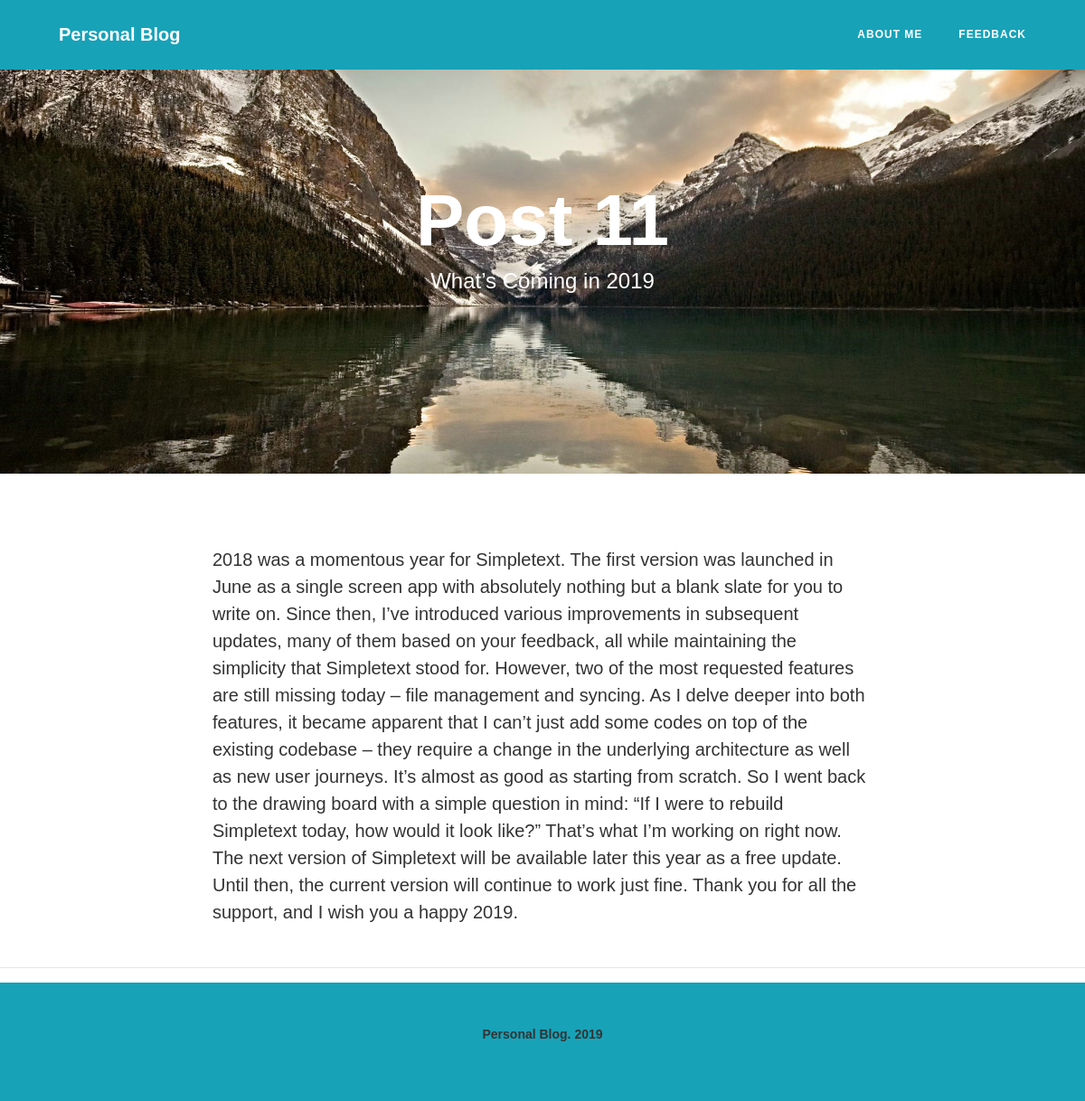
/post/11, run on the app's committed database.
### tables this page shows
CREATE TABLE `posts` (
  `id` int(11) NOT NULL,
  `name` text NOT NULL,
  `description` text NOT NULL,
  `text` text NOT NULL
);

### app/controllers/Main.php (called while the page is built, shortened)
<?php
class Main extends Controller
{
	public function postAction()
    {
		$adminModel = new Admin;
		$vars = [
			'data' => $adminModel->postData($this->route['id'])[0],
		];
		$this->view->render('Пост', $vars);
	}
}

### index.php (called while the page is built, shortened)
<?php
spl_autoload_register(function($class) {
    $path = str_replace('\\', '/', $class.'.php');
});
$router = new Router;
$router->run();

### app/lib/Query.php (called while the page is built, shortened)
<?php
class Query
{
	protected $db;
	public function __construct()
    {
		$this->db = DataBaseConnect::getConnect();
	}
	public function query($sql, $params = [])
    {
		$stmt = $this->db->prepare($sql);
		if (!empty($params)) {
			foreach ($params as $key => $val)
			{
				if (is_int($val)) {
					$type = PDO::PARAM_INT;
				} else {
					$type = PDO::PARAM_STR;
				}
				$stmt->bindValue(':'.$key, $val, $type);
			}
		}
		$stmt->execute();
		return $stmt;
	}
	public function row($sql, $params = [])
    {
		$result = $this->query($sql, $params);
		return $result->fetchAll(PDO::FETCH_ASSOC);
	}
}

### app/lib/DataBaseConnect.php (called while the page is built, shortened)
<?php
final class DataBaseConnect
{
    private static $config;
    private static $connect;
    public static function getConnect()
    {
        if (self::$connect === null) {
            self::$config = require 'app/config/db.php';
            self::$connect = new PDO('mysql:host='. self::$config['host'].';dbname='.self::$config['dbname'].'', self::$config['user'], self::$config['password']);
        }
        return self::$connect;
    }
}

### app/models/Admin.php (called while the page is built, shortened)
<?php
class Admin extends Model
{
	public function postData($id)
    {
		$params = [
			'id' => $id,
		];
		return $this->db->row('SELECT * FROM posts WHERE id = :id', $params);
	}
}

### app/core/Controller.php (called while the page is built, shortened)
<?php
abstract class Controller
{
	public function __construct($route)
    {
		$this->route = $route;
	}
}

### app/core/Model.php (called while the page is built, shortened)
<?php
abstract class Model
{
	public function __construct()
    {
		$this->db = new Query;
	}
}

### app/views/main/post.php (the view)
<header class="masthead" style="background-image: url('/blog/materials/<?php echo $data['id']; ?>.jpg')">
    <div class="container">
        <div class="row">
            <div class="col-lg-8 col-md-10 mx-auto">
                <div class="page-heading">
                    <h1><?php echo htmlspecialchars($data['name'], ENT_QUOTES); ?></h1>
                    <span class="subheading"><?php echo htmlspecialchars($data['description'], ENT_QUOTES); ?></span>
                </div>
            </div>
        </div>
    </div>
</header>
<div class="container">
    <div class="row">
        <div class="col-lg-8 col-md-10 mx-auto">
            <p><?php echo htmlspecialchars($data['text'], ENT_QUOTES); ?></p>
        </div>
    </div>
</div>

### styles/main.css (style rules this page uses)
body { font-size:20px;color:#333;font-family:Arial,serif }
p { line-height:1.5;margin:30px 0 }
h1,h2,h3,h4,h5,h6 { font-weight:800;font-family:Arial,sans-serif }
body { -webkit-tap-highlight-color:#0085a1 }
header.masthead { margin-bottom:50px;background:no-repeat center center;background-color:#777;background-attachment:scroll;-webkit-background-size:cover;-moz-background-size:cover;-o-background-size:cover;background-size:cover }
header.masthead .page-heading,header.masthead .post-heading,header.masthead .site-heading { padding:200px 0 150px;color:#fff }
@media only screen and (min-width:768px) { header.masthead .page-heading,header.masthead .post-heading,header.masthead .site-heading { padding:200px 0 } }
header.masthead .page-heading,header.masthead .site-heading { text-align:center }
header.masthead .page-heading h1,header.masthead .site-heading h1 { font-size:50px;margin-top:0 }
header.masthead .page-heading .subheading,header.masthead .site-heading .subheading { font-size:24px;font-weight:300;line-height:1.1;display:block;margin:10px 0 0;font-family:Arial,sans-serif }
@media only screen and (min-width:768px) { header.masthead .page-heading h1,header.masthead .site-heading h1 { font-size:80px } }

### data on the page
posts: name "Post 11", description "What’s Coming in 2019", text "2018 was a momentous year for Simpletext. The first version was launched in June as a single screen app with absolutely nothing but a blank slate for you to write on. Since then, I’ve introduced various improvements in subsequent updates, many of them based on your feedback, all while maintaining the simplicity that Simpletext stood for. However, two of the most requested features are still missing today – file management and syncing. As I delve deeper into both features, it became apparent that I can’t just add some codes on top of the existing codebase – they require a change in the underlying architecture as well as new user journeys. It’s almost as good as starting from scratch. So I…"
